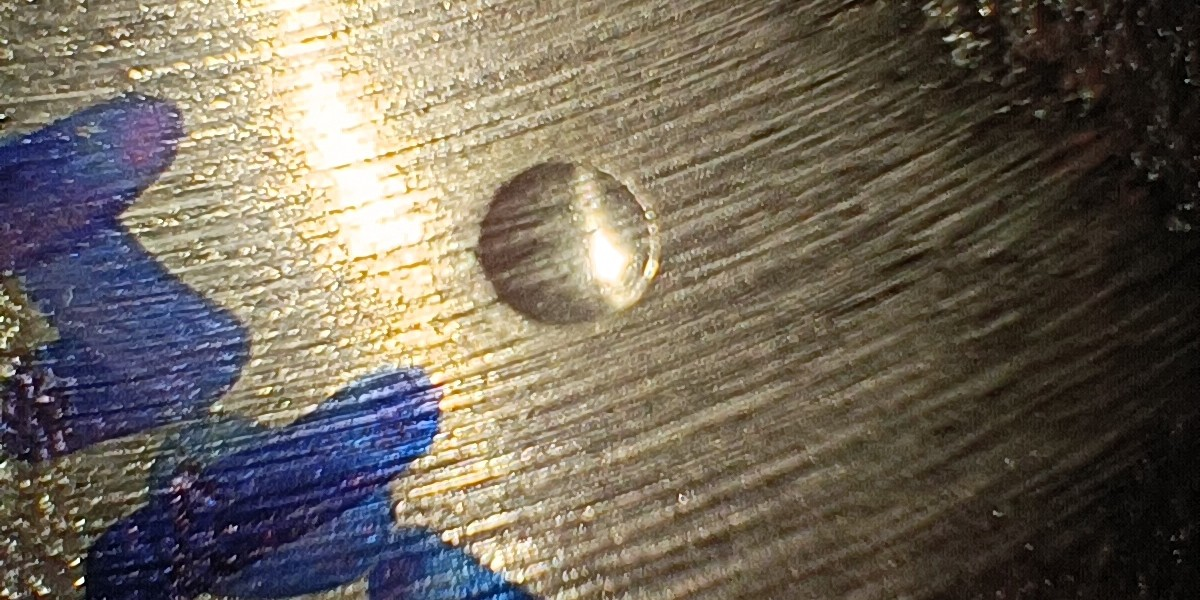
#> input picture Images/214_HBW.jpg, 1200 x 600 px, found by its file name
$ python Autocircle.py
#> lines starting #> are read from the running program, lines starting #| are printed output that depends on the picture; after the words box and inside, x2 and y2 are one past the last pixel; in counts of white or black regions, pixels touching at a corner belong together
import cv2
import numpy as np
import math
from datetime import datetime
import os

# ----------------------------
# User parameters
# ----------------------------
pixel_per_mm = 101
image_path = "C:\\Users\\Admin\\Desktop\\Projects\\Opencv\\Images\\214_HBW.jpg"

# ----------------------------
# HBW Calculation Function
# ----------------------------
def calculate_HBW(P, D, d):
    numerator = 2 * P
    denominator = math.pi * D * (D - math.sqrt(D**2 - d**2))
    return numerator / denominator


# ----------------------------
# Step 1: Load and preprocess
# ----------------------------
img = cv2.imread(image_path)
#> img is the input picture: shape (600, 1200, 3); mean B, G, R 90.2, 102.6, 111
orig = img.copy()

gray = cv2.cvtColor(img, cv2.COLOR_BGR2GRAY)
gray = cv2.bilateralFilter(gray, 9, 75, 75)

clahe = cv2.createCLAHE(clipLimit=2.0, tileGridSize=(8,8))
gray = clahe.apply(gray)
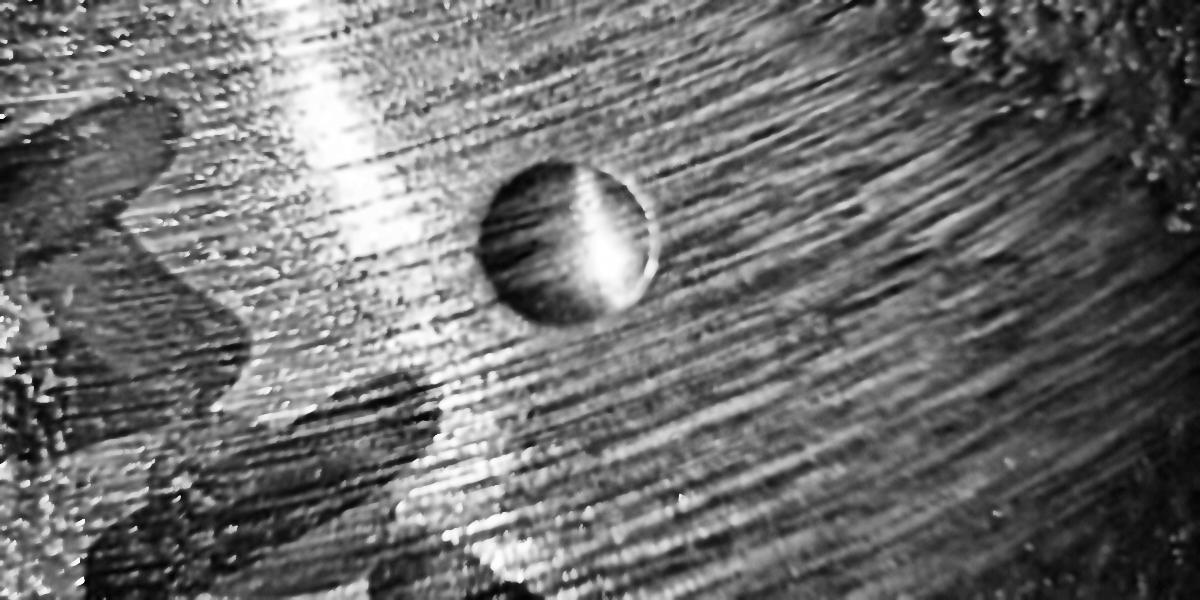
#> gray: shape (600, 1200); min 4, max 255, mean 109.3

# ----------------------------
# Step 2: Remove glare
# ----------------------------
kernel = cv2.getStructuringElement(cv2.MORPH_ELLIPSE, (25, 25))
tophat = cv2.morphologyEx(gray, cv2.MORPH_TOPHAT, kernel)
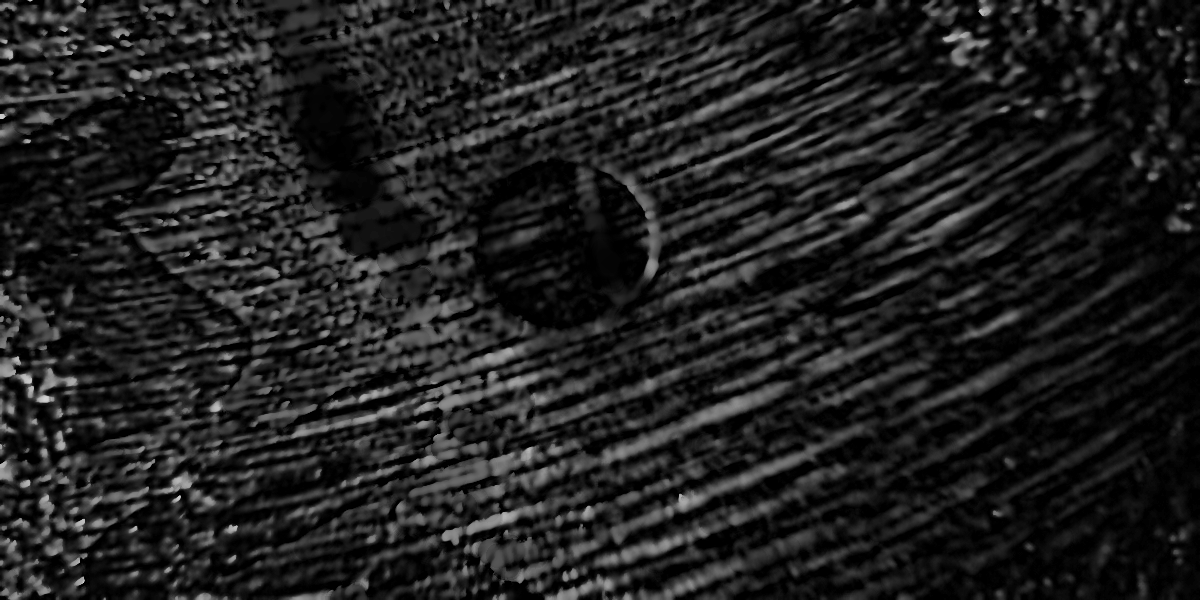
#> tophat: shape (600, 1200); min 0, max 210, mean 32.3
gray_corr = cv2.subtract(gray, tophat)
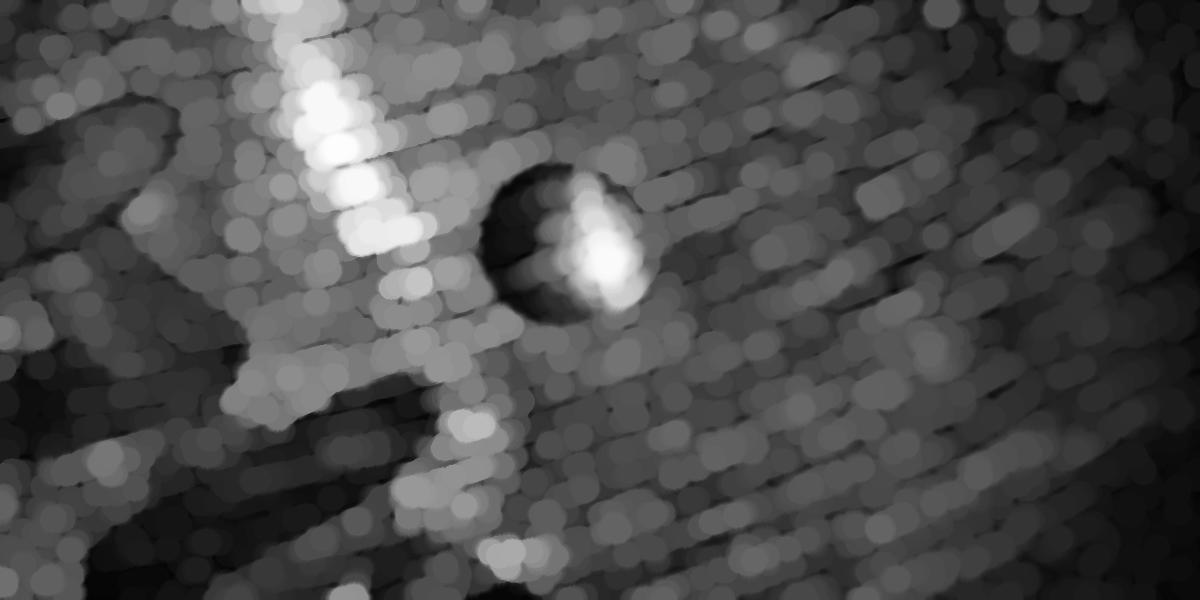
#> gray_corr: shape (600, 1200); min 4, max 253, mean 77.1

# ----------------------------
# Step 3: Threshold
# ----------------------------
thresh = cv2.adaptiveThreshold(
    gray_corr, 255, cv2.ADAPTIVE_THRESH_GAUSSIAN_C,
    cv2.THRESH_BINARY_INV, 15, 4
)
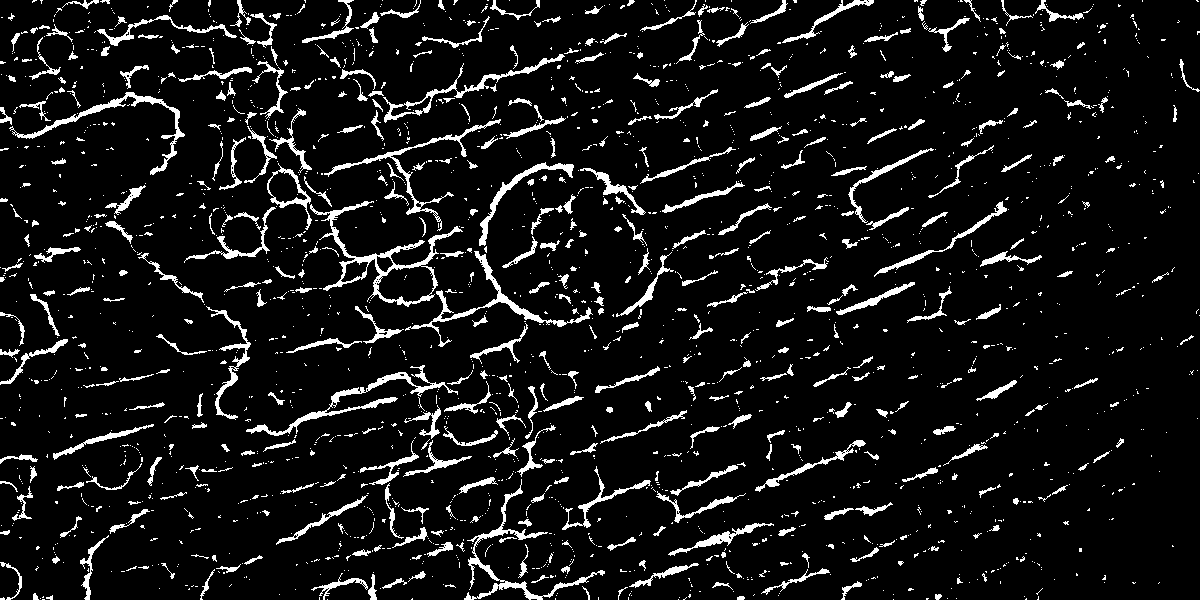
#> thresh: shape (600, 1200); 8.1% white; 2185 white regions (1725 under 20 px)

# ----------------------------
# Step 4: Contour-based circle detection
# ----------------------------
contours, _ = cv2.findContours(thresh, cv2.RETR_EXTERNAL, cv2.CHAIN_APPROX_SIMPLE)
#> contours = 2181 contours, 1881 with area under 20; largest, box (x1, y1, x2, y2) and area: (310, 201, 463, 307) 3586, (246, 365, 458, 436) 1142, (267, 163, 312, 230) 1097, (464, 479, 605, 600) 1042, (383, 54, 565, 123) 1035

best_circle = None
for c in contours:
    area = cv2.contourArea(c)
    if area < 50:
        continue
    perimeter = cv2.arcLength(c, True)
    if perimeter == 0:
        continue
    circularity = (4 * np.pi * area) / (perimeter * perimeter)

    if 0.75 < circularity < 1.25:
        (x, y), radius = cv2.minEnclosingCircle(c)
        if 5 < radius < 100:
            best_circle = (int(x), int(y), int(radius))
            cv2.circle(img, (int(x), int(y)), int(radius), (0, 255, 0), 1)
            cv2.circle(img, (int(x), int(y)), 2, (0, 0, 255), 1)
            break
#> this loop made 2181 passes
#> area on passes 26, 34, 60: 23.5, 20, 27.5

# ----------------------------
# Step 5: Fallback to HoughCircles
# ----------------------------
if best_circle is None:
    circles = cv2.HoughCircles(
        gray_corr,
        cv2.HOUGH_GRADIENT,
        dp=1.2,
        minDist=50,
        param1=80,
        param2=20,
        minRadius=5,
        maxRadius=100
    )
#> circles = 129 rows, first 8: [561, 243, 83.48], [496.2, 167.4, 94.04], [331.8, 144.6, 67.52], [329.4, 207, 78.2], [451.8, 475.8, 67.64], [353.4, 253.8, 88.76], [403.8, 222.6, 76.88], [239.4, 144.6, 72.92]
    if circles is not None:
        circles = np.uint16(np.around(circles))
#> circles = 129 rows, first 8: [561, 243, 83], [496, 167, 94], [332, 145, 68], [329, 207, 78], [452, 476, 68], [353, 254, 89], [404, 223, 77], [239, 145, 73]
        x, y, r = circles[0, 0]
#> x = 561; y = 243; r = 83
        best_circle = (int(x), int(y), int(r))
#> best_circle = (561, 243, 83)
        cv2.circle(img, (x, y), r, (255, 0, 0), 1)
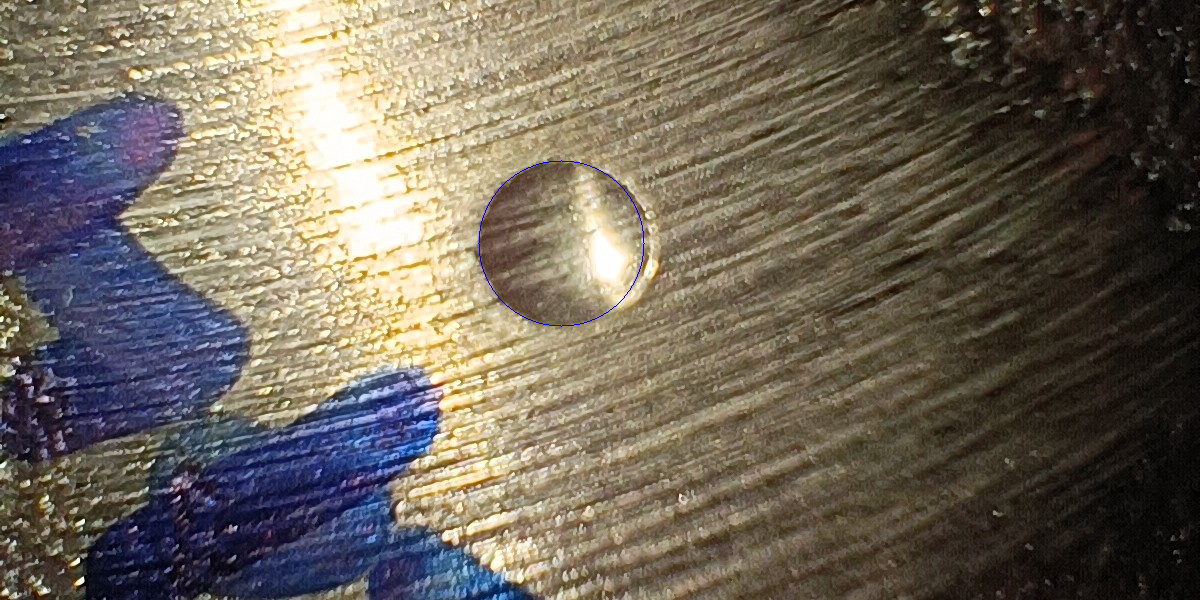
#> img: shape (600, 1200, 3); 0.06% of pixels changed, all inside (x1, y1, x2, y2) = (478, 160, 645, 327)
        cv2.circle(img, (x, y), 2, (0, 0, 255), 1)
#> img: shape (600, 1200, 3); under 0.01% of pixels changed, all inside (x1, y1, x2, y2) = (559, 241, 564, 246)

# ----------------------------
# Step 6: Output detection
# ----------------------------
if best_circle is None:
    print("❌ No circle detected.")
    exit()

x, y, r = best_circle
diameter_px = 2 * r
#> diameter_px = 166
d_mm = diameter_px / pixel_per_mm
#> d_mm = 1.64

print(f"\n📏 Indentation diameter = {d_mm:.2f} mm")
#| 📏 Indentation diameter = 1.64 mm

# ----------------------------
# Step 7: Show circle + instructions
# ----------------------------
img_display = img.copy()

# Show diameter
cv2.putText(img_display, f"Diameter: {d_mm:.2f} mm",
            (20, 30), cv2.FONT_HERSHEY_SIMPLEX,
            0.7, (0, 255, 0), 2)
#> img_display: shape (600, 1200, 3); mean B, G, R 90.1, 102.7, 110.7

# Instructions text
instructions = [
    "Select Brinell Test:",
    "Press 1 -> Load 750 kg, Ball 5 mm",
    "Press 2 -> Load 3000 kg, Ball 10 mm",
    "Press 3 -> Load 1000 kg, Ball 10 mm",
]

ytext = 70
for text in instructions:
    cv2.putText(img_display, text, (20, ytext),
                cv2.FONT_HERSHEY_SIMPLEX, 0.6,
                (0, 0, 0), 2)
    ytext += 30
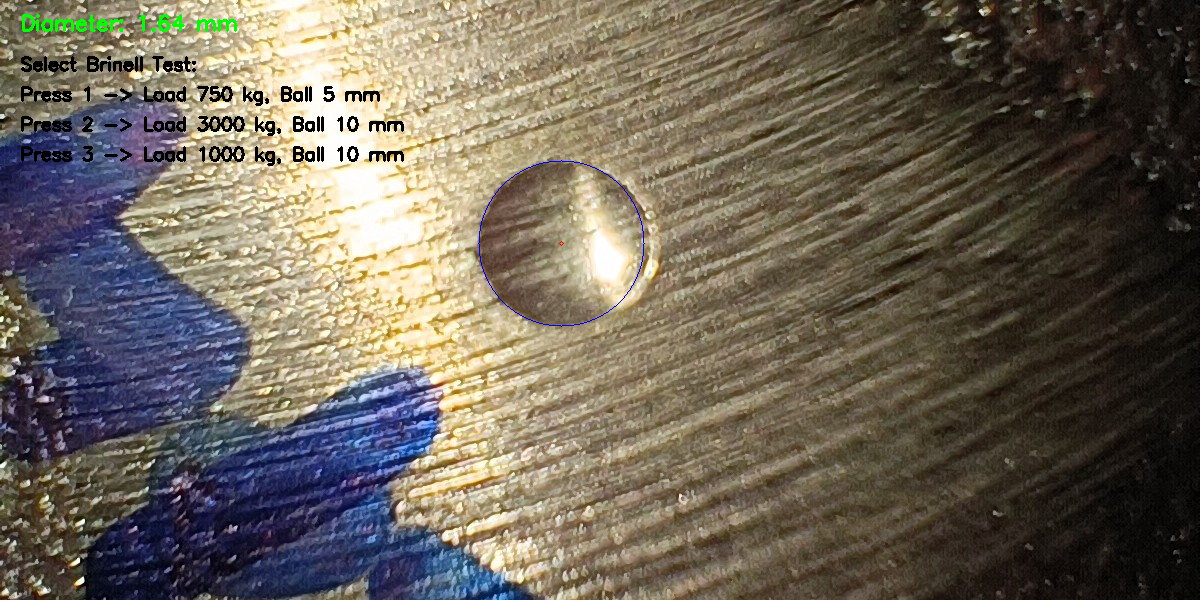
#> img_display: shape (600, 1200, 3); mean B, G, R 88.5, 101, 108.8
#> after the loop, ytext = 190

cv2.imshow("HBW Calculator", img_display)

# ----------------------------
# Step 8: Keyboard input
# ----------------------------
while True:
    key = cv2.waitKey(0)
#> (key Esc is pressed here)

    if key == ord('1'):
        P = 750; D = 5
        break
    elif key == ord('2'):
        P = 3000; D = 10
        break
    elif key == ord('3'):
        P = 1000; D = 10
        break

# ----------------------------
# Step 9: HBW calculation
# ----------------------------
hbw_value = calculate_HBW(P, D, d_mm)
final_hbw_value = round(hbw_value)

# ----------------------------
# Step 10: Show final HBW on image
# ----------------------------

final_img = img.copy()

# Draw final diameter text
cv2.putText(final_img, f"Diameter: {d_mm:.2f} mm",
            (20, 30), cv2.FONT_HERSHEY_SIMPLEX,
            0.7, (0, 0, 0), 2)

# Draw HBW text
cv2.putText(final_img, f"HBW = {final_hbw_value}",
            (20, 70), cv2.FONT_HERSHEY_SIMPLEX,
            0.8, (0, 0, 0), 2)

# Show final clean image
cv2.imshow("HBW Calculator", final_img)
cv2.waitKey(500)

# ----------------------------
# Step 11: Save image with timestamp
# ----------------------------
save_folder = r"C:\Users\Admin\Desktop\Projects\Opencv\Results"
os.makedirs(save_folder, exist_ok=True)

timestamp = datetime.now().strftime("%d-%m-%y_%H-%M")
save_name = f"{timestamp}_HBW-{final_hbw_value}.jpg"
save_path = os.path.join(save_folder, save_name)

cv2.imwrite(save_path, final_img)
print(f"✅ Image saved at:\n{save_path}")

cv2.waitKey(0)
cv2.destroyAllWindows()

$ run again, with Images/218_2_HBW.jpg copied over Images/214_HBW.jpg
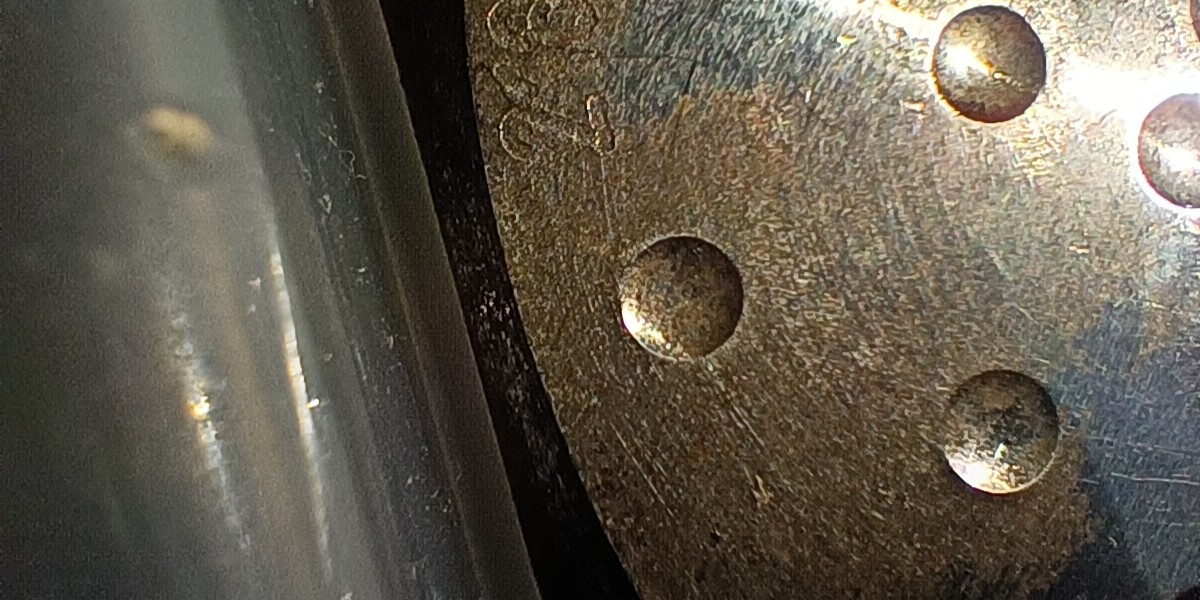
#> input picture Images/218_2_HBW.jpg, 1200 x 600 px, found by its file name
#> img is the input picture: shape (600, 1200, 3); mean B, G, R 77.4, 90.4, 97.3
#> `thresh = cv2.adaptiveThreshold( gray_corr, 255, cv2.ADAPTIVE_THRESH_GA..`:
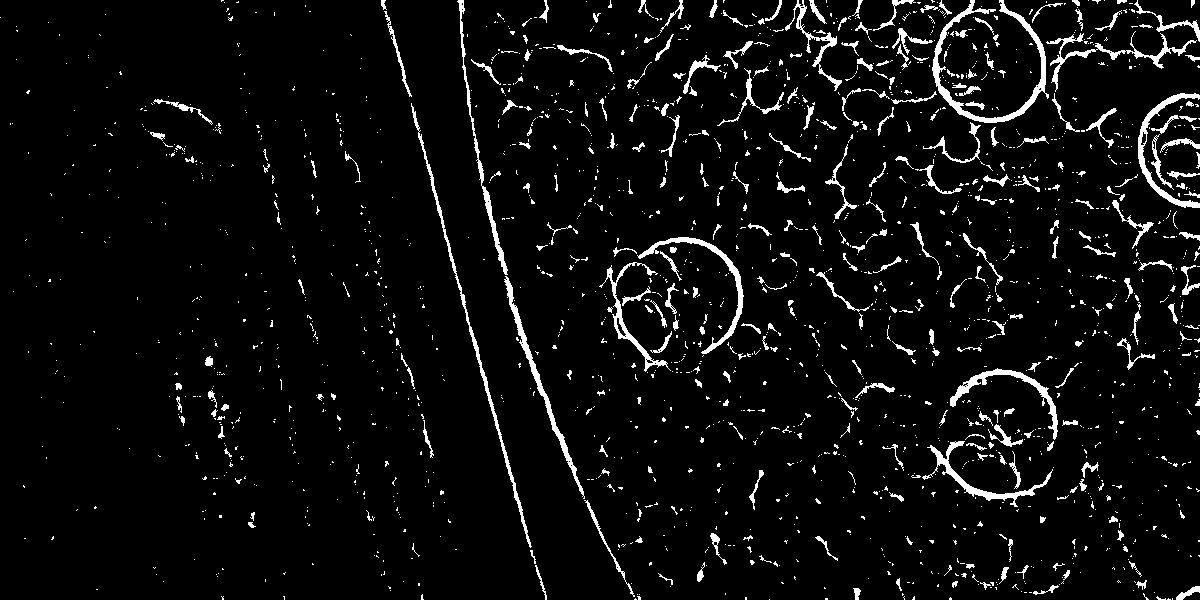
#> thresh: shape (600, 1200); 5.1% white; 1922 white regions (1606 under 20 px)
#> contours = 1922 contours, 1736 with area under 20; largest, box (x1, y1, x2, y2) and area: (932, 0, 1049, 123) 1588, (504, 276, 585, 499) 945, (411, 103, 532, 548) 932, (1138, 93, 1200, 208) 894, (637, 237, 744, 354) 883
#> the loop `for c in contours:` made 1922 passes
#> area on passes 27, 34, 55: 45, 41.5, 28.5
#> `circles = cv2.HoughCircles( gray_corr, cv2.HOUGH_GRADIENT, dp=1.2, min..`: circles = 62 rows, first 8: [681, 298.2, 62.12], [1000.2, 431.4, 61.52], [990.6, 63, 58.28], [1066.2, 100.2, 99.32], [1198.2, 147, 61.52], [853.8, 96.6, 82.16], [1127.4, 93, 68.96], [906.6, 145.8, 88.76]
#> `circles = np.uint16(np.around(circles))`: circles = 62 rows, first 8: [681, 298, 62], [1000, 431, 62], [991, 63, 58], [1066, 100, 99], [1198, 147, 62], [854, 97, 82], [1127, 93, 69], [907, 146, 89]
#> x = 681; y = 298; r = 62
#> best_circle = (681, 298, 62)
#> diameter_px = 124
#> d_mm = 1.23
#| 📏 Indentation diameter = 1.23 mm
#> after the loop `for text in instructions:`:
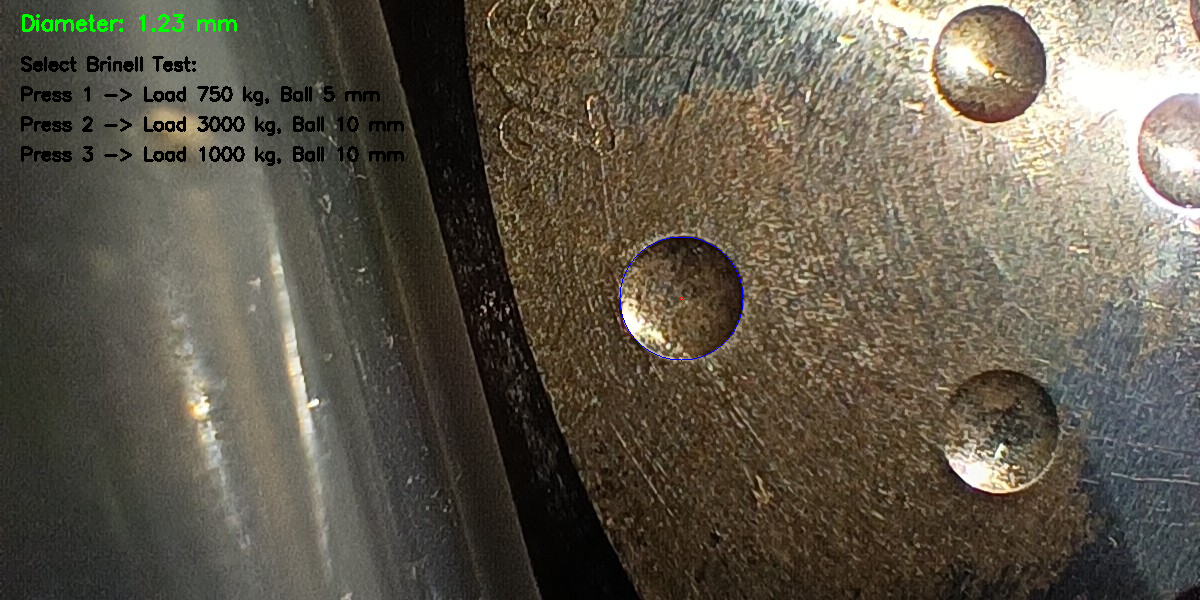
#> img_display: shape (600, 1200, 3); mean B, G, R 76.5, 89.7, 96.2
#> after the loop `for text in instructions:`: ytext = 190
